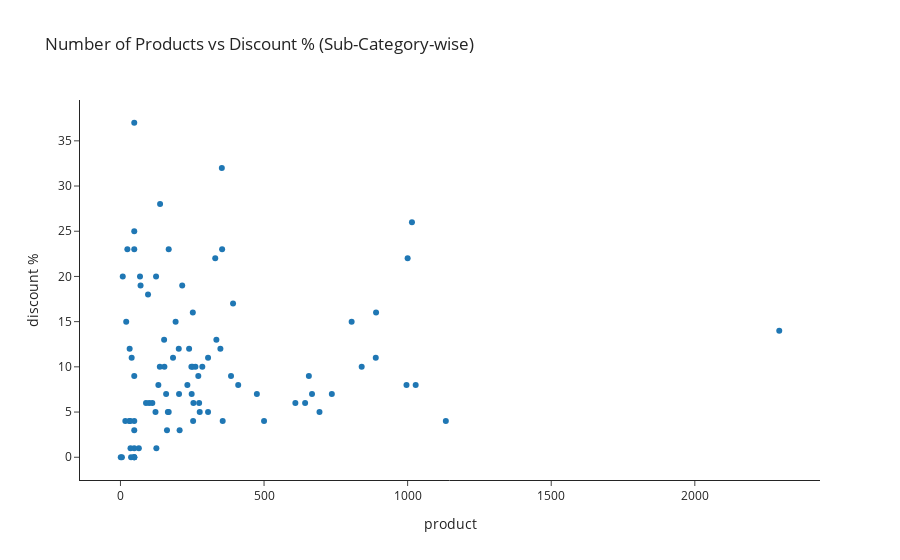

The code cell stored with this chart in its notebook:
### Code cell
px.scatter(products_vs_discount_subcategory, x='product', y='discount %', template='simple_white', title='Number of Products vs Discount % (Sub-Category-wise)', hover_data=['sub_category'])

### Figure 1 — Plotly figure (JSON) as saved in the notebook; plotly's stock layout.template omitted (floating-point values rounded to 4 significant figures)
{"data": [{"customdata": [["Skin Care"], ["Health & Medicine"], ["Hair Care"], ["Storage & Accessories"], ["Fragrances & Deos"], ["Bath & Hand Wash"], ["Crockery & Cutlery"], ["Masalas & Spices"], ["Snacks, Dry Fruits, Nuts"], ["Men's Grooming"], ["Drinks & Beverages"], ["Cooking & Baking Needs"], ["Sauces, Spreads & Dips"], ["Organic Staples"], ["Ready To Cook & Eat"], ["Chocolates & Biscuits"], ["Snacks & Namkeen"], ["All Purpose Cleaners"], ["Stationery"], ["Bins & Bathroom Ware"], ["Dairy"], ["Pet Food & Accessories"], ["Cookware & Non Stick"], ["Steel Utensils"], ["Mops, Brushes & Scrubs"], ["Tea"], ["Kitchen Accessories"], ["Spreads, Sauces, Ketchup"], ["Biscuits & Cookies"], ["Feminine Hygiene"], ["Fresheners & Repellents"], ["Chocolates & Candies"], ["Oral Care"], ["Detergents & Dishwash"], ["Breakfast Cereals"], ["Dairy & Cheese"], ["Pooja Needs"], ["Pasta, Soup & Noodles"], ["Edible Oils & Ghee"], ["Diapers & Wipes"], ["Oils & Vinegar"], ["Fruit Juices & Drinks"], ["Rice & Rice Products"], ["Baby Bath & Hygiene"], ["Cereals & Breakfast"], ["Dry Fruits"], ["Dals & Pulses"], ["Frozen Veggies & Snacks"], ["Tinned & Processed Food"], ["Fresh Vegetables"], ["Disposables, Garbage Bag"], ["Pickles & Chutney"], ["Sausages, Bacon & Salami"], ["Cookies, Rusk & Khari"], ["Atta, Flours & Sooji"], ["Appliances & Electricals"], ["Salt, Sugar & Jaggery"], ["Fish & Seafood"], ["Cakes & Pastries"], ["Fresh Fruits"], ["Noodle, Pasta, Vermicelli"], ["Energy & Soft Drinks"], ["Health Drink, Supplement"], ["Cuts & Sprouts"], ["Coffee"], ["Exotic Fruits & Veggies"], ["Organic Fruits & Vegetables"], ["Indian Mithai"], ["Breads & Buns"], ["Ice Creams & Desserts"], ["Makeup"], ["Baby Food & Formula"], ["Gardening"], ["Feeding & Nursing"], ["Flask & Casserole"], ["Car & Shoe Care"], ["Bakeware"], ["Party & Festive Needs"], ["Bakery Snacks"], ["Baby Accessories"], ["Gourmet Breads"], ["Eggs"], ["Non Dairy"], ["Mothers & Maternity"], ["Herbs & Seasonings"], ["Mutton & Lamb"], ["Water"], ["Flower Bouquets, Bunches"], ["Pork & Other Meats"], ["Marinades"]], "hovertemplate": "product=%{x}<br>discount %=%{y}<br>sub_category=%{customdata[0]}<extra></extra>", "legendgroup": "", "marker": {"color": "#1F77B4", "symbol": "circle"}, "mode": "markers", "name": "", "orientation": "v", "showlegend": false, "type": "scatter", "x": [2294, 1133, 1028, 1015, 1000, 996, 890, 889, 840, 805, 736, 693, 667, 656, 643, 609, 500, 475, 410, 392, 385, 356, 354, 353, 348, 334, 330, 305, 305, 285, 276, 274, 271, 261, 254, 253, 252, 251, 248, 247, 239, 233, 215, 206, 204, 203, 192, 183, 168, 168, 165, 162, 159, 153, 152, 138, 137, 132, 125, 124, 122, 111, 100, 96, 89, 70, 68, 64, 48, 48, 48, 48, 48, 48, 48, 48, 48, 48, 39, 37, 35, 34, 32, 31, 24, 20, 17, 8, 5, 1], "xaxis": "x", "y": [14, 4, 8, 26, 22, 8, 16, 11, 10, 15, 7, 5, 7, 9, 6, 6, 4, 7, 8, 17, 9, 4, 23, 32, 12, 13, 22, 5, 11, 10, 5, 6, 9, 10, 6, 4, 16, 10, 7, 10, 12, 8, 19, 3, 7, 12, 15, 11, 5, 23, 5, 3, 7, 10, 13, 28, 10, 8, 1, 20, 5, 6, 6, 18, 6, 19, 20, 1, 1, 3, 23, 0, 0, 0, 25, 4, 37, 9, 11, 0, 1, 4, 12, 4, 23, 15, 4, 20, 0, 0], "yaxis": "y"}], "layout": {"legend": {"tracegroupgap": 0}, "title": {"text": "Number of Products vs Discount % (Sub-Category-wise)"}, "xaxis": {"anchor": "y", "domain": [0, 1], "title": {"text": "product"}}, "yaxis": {"anchor": "x", "domain": [0, 1], "title": {"text": "discount %"}}}}
